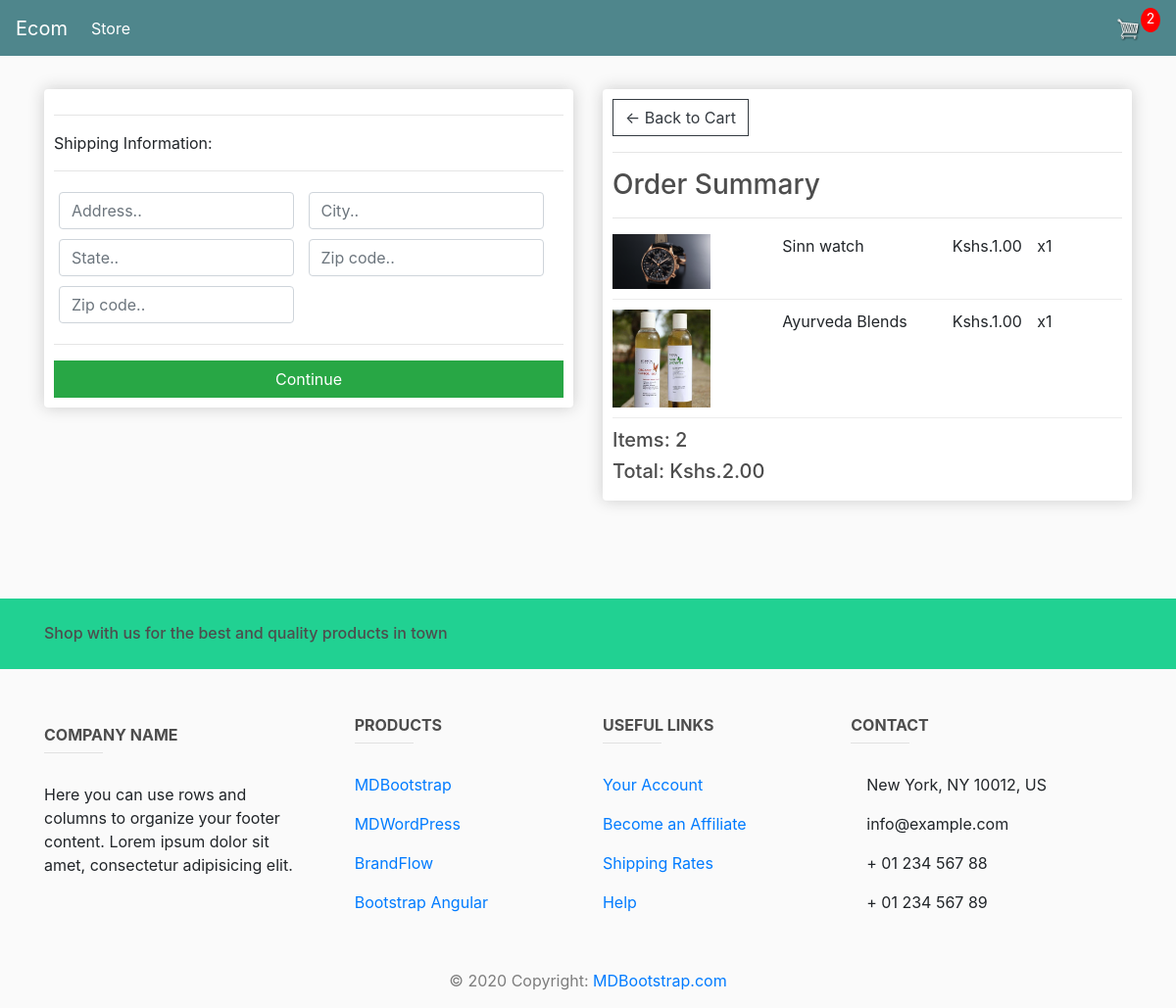
The app's page /checkout/ (signed in) with its own data.
### store/models.py (models this page shows, shortened)
class OrderItem(models.Model):
    product = models.ForeignKey(Product, on_delete=models.SET_NULL, null=True)
    order = models.ForeignKey(Order, on_delete=models.SET_NULL, null=True)
    quantity = models.IntegerField(default=0, null=True, blank=True)
    date_added = models.DateTimeField(auto_now_add=True)
    @property
    def get_total(self):
        total = self.product.price * self.quantity
        return total

class Product(models.Model):
    name = models.CharField(max_length=200)
    price = models.FloatField()
    digital = models.BooleanField(default=False, null=True, blank=True)
    image = models.ImageField(null=True, blank=True, upload_to='static/products/images/')
    @property
    def imageURL(self):
        try:
            url = self.image.url
        except:
            url = ''
        return url

class Order(models.Model):
    customer = models.ForeignKey(Customer, on_delete=models.SET_NULL, null=True, blank=True)
    date_ordered = models.DateTimeField(auto_now_add=True)
    complete = models.BooleanField(default=False)
    transaction_id = models.CharField(max_length=100, null=True)
    @property
    def shipping(self):
        shipping = False
        orderitems = self.orderitem_set.all()
        for i in orderitems:
            if i.product.digital == False:
                shipping = True
        return shipping
    @property
    def get_cart_total(self):
        orderitems = self.orderitem_set.all()
        total = sum([item.get_total for item in orderitems])
        return total
    @property
    def get_cart_items(self):
        orderitems = self.orderitem_set.all()
        total = sum([item.quantity for item in orderitems])
        return total

### store/views.py (the view)
# urls.py: path('checkout/', views.checkout, name="checkout"),
def checkout(request):
    data = cartData(request)
    pay_form = MpesaPaymentForm()
    cartItems = data['cartItems']
    order = data['order']
    items = data['items']
    context = {'items': items, 'order': order, 'cartItems': cartItems, 'pay_form': pay_form}
    return render(request, 'store/checkout.html', context)

### store/forms.py
class MpesaPaymentForm(forms.Form):
    phone = forms.IntegerField(label='Enter Number', widget=forms.NumberInput(
        attrs={'class': 'form-control', 'placeholder': 'format 2547123456789'}))

### store/utils.py (called while the page is built)
def cartData(request):
    if request.user.is_authenticated:
        customer = request.user.customer
        order, created = Order.objects.get_or_create(customer=customer, complete=False)
        items = order.orderitem_set.all()
        cartItems = order.get_cart_items
    else:
        cookieData = cookieCart(request)
        cartItems = cookieData['cartItems']
        order = cookieData['order']
        items = cookieData['items']
    return {'cartItems': cartItems, 'order': order, 'items': items}

### templates/store/checkout.html (shortened to what this page needs)
{% extends 'store/base.html' %}
{% load static %}
{% block content %}
     <div class="row">
		<div class="col-lg-6">
			<div class="box-element" id="form-wrapper">
				<form id="form">
					<div id="shipping-info">
						<hr>
						<p>Shipping Information:</p>
						<hr>
						<div class="form-field">
							<input class="form-control" type="text" name="address" placeholder="Address..">
						</div>
						<div class="form-field">
							<input class="form-control" type="text" name="city" placeholder="City..">
						</div>
						<div class="form-field">
							<input class="form-control" type="text" name="state" placeholder="State..">
						</div>
						<div class="form-field">
							<input class="form-control" type="text" name="zipcode" placeholder="Zip code..">
						</div>
						<div class="form-field">
							<input class="form-control" type="text" name="country" placeholder="Zip code..">
						</div>
					</div>
					<hr>
					<input id="form-button" class="btn btn-success btn-block" type="submit" value="Continue">
				</form>
			</div>
			<br>
		</div>
		<div class="col-lg-6">
			<div class="box-element">
				<a  class="btn btn-outline-dark" href="{% url 'cart' %}">&#x2190; Back to Cart</a>
				<hr>
				<h3>Order Summary</h3>
				<hr>
				{% for item in items %}
				<div class="cart-row">
					<div style="flex:2"><img class="row-image" src="{{item.product.imageURL}}"></div>
					<div style="flex:2"><p>{{item.product.name}}</p></div>
					<div style="flex:1"><p>Kshs.{{item.product.price|floatformat:2}}</p></div>
					<div style="flex:1"><p>x{{item.quantity}}</p></div>
				</div>
				{% endfor %}
				<h5>Items:   {{order.get_cart_items}}</h5>
				<h5>Total:   Kshs.{{order.get_cart_total|floatformat:2}}</h5>
			</div>
		</div>
	</div>
{% endblock content %}

### static/css/main.css (style rules this page uses)
body { background-color: hsl(0, 0%, 98%); }
h1,h2,h3,h4,h5,h6 { color:hsl(0, 0%, 30%); }
.box-element { box-shadow:hsl(0, 0%, 80%) 0 0 16px; background-color: #fff; border-radius: 4px; padding: 10px; }
.col-lg-4, .col-lg-6, .col-lg-8, .col-lg-12 { margin-top: 10px; }
.btn { border-radius: 0; }
.row-image { width: 100px; }
.form-field { width:250px; display: inline-block; padding: 5px; }
.cart-row { display: flex; align-items: flex-stretch; padding-bottom: 10px; margin-bottom: 10px; border-bottom: 1px solid #ececec; }

### records on screen
OrderItem: product.imageURL (picture), product.name "Sinn watch", product.price "1.00", quantity "1"
OrderItem: product.imageURL (picture), product.name "Ayurveda Blends", product.price "1.00", quantity "1"
Order: get_cart_items "2", get_cart_total "2.00"

### other values on screen
{{ cartItems }} "2"
